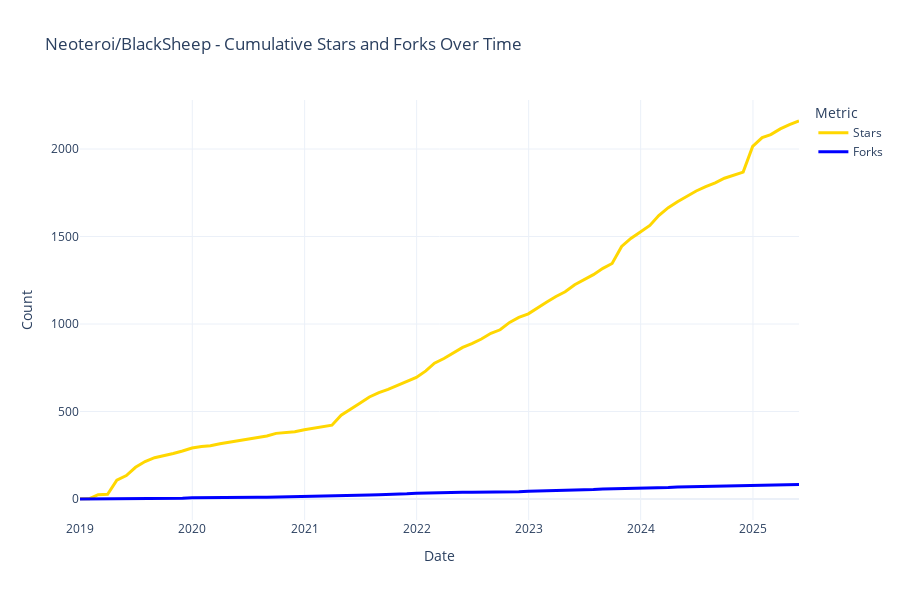
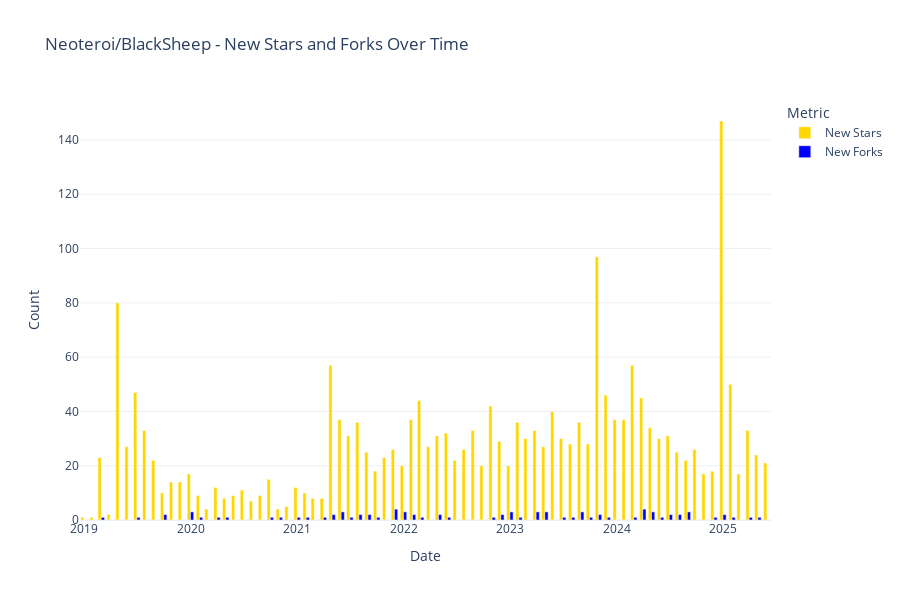
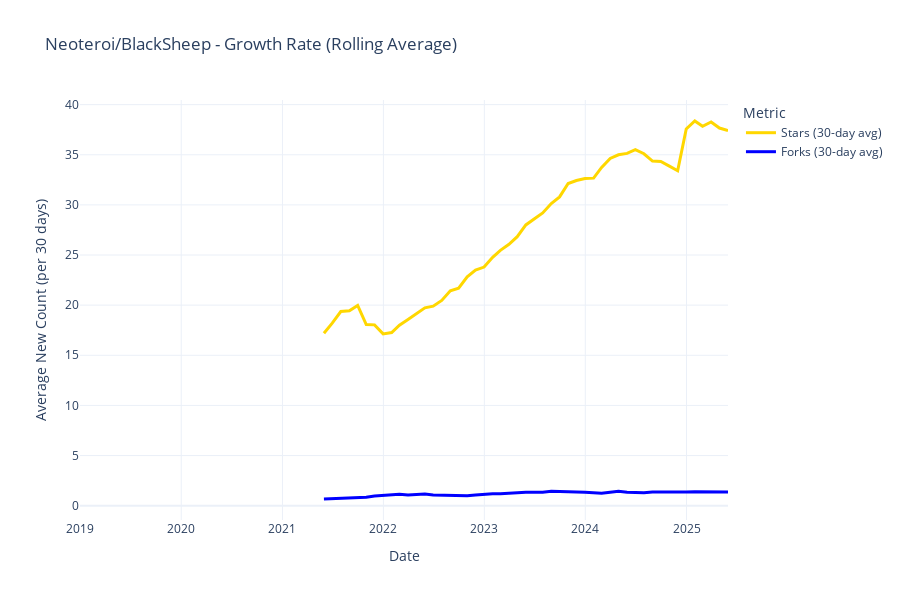

Notebook cell for these charts, in order:
### Code cell
plot_timeline(timeline_df, name)
